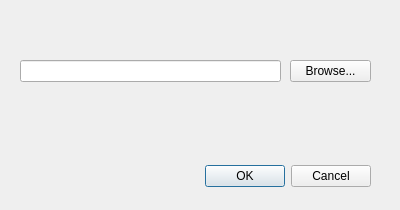
<?xml version="1.0" encoding="UTF-8"?>
<ui version="4.0">
 <class>SaveDialog</class>
 <widget class="QDialog" name="SaveDialog">
  <property name="geometry">
   <rect>
    <x>0</x>
    <y>0</y>
    <width>400</width>
    <height>210</height>
   </rect>
  </property>
  <property name="windowTitle">
   <string>Save plot</string>
  </property>
  <widget class="QDialogButtonBox" name="buttonBox">
   <property name="geometry">
    <rect>
     <x>30</x>
     <y>160</y>
     <width>341</width>
     <height>32</height>
    </rect>
   </property>
   <property name="orientation">
    <enum>Qt::Horizontal</enum>
   </property>
   <property name="standardButtons">
    <set>QDialogButtonBox::Cancel|QDialogButtonBox::Ok</set>
   </property>
  </widget>
  <widget class="QPushButton" name="browseButton">
   <property name="geometry">
    <rect>
     <x>290</x>
     <y>60</y>
     <width>81</width>
     <height>22</height>
    </rect>
   </property>
   <property name="text">
    <string>Browse...</string>
   </property>
  </widget>
  <widget class="QLineEdit" name="filenameEdit">
   <property name="geometry">
    <rect>
     <x>20</x>
     <y>60</y>
     <width>261</width>
     <height>22</height>
    </rect>
   </property>
  </widget>
 </widget>
 <resources/>
 <connections>
  <connection>
   <sender>buttonBox</sender>
   <signal>accepted()</signal>
   <receiver>SaveDialog</receiver>
   <slot>accept()</slot>
   <hints>
    <hint type="sourcelabel">
     <x>248</x>
     <y>254</y>
    </hint>
    <hint type="destinationlabel">
     <x>157</x>
     <y>274</y>
    </hint>
   </hints>
  </connection>
  <connection>
   <sender>buttonBox</sender>
   <signal>rejected()</signal>
   <receiver>SaveDialog</receiver>
   <slot>reject()</slot>
   <hints>
    <hint type="sourcelabel">
     <x>316</x>
     <y>260</y>
    </hint>
    <hint type="destinationlabel">
     <x>286</x>
     <y>274</y>
    </hint>
   </hints>
  </connection>
 </connections>
</ui>
